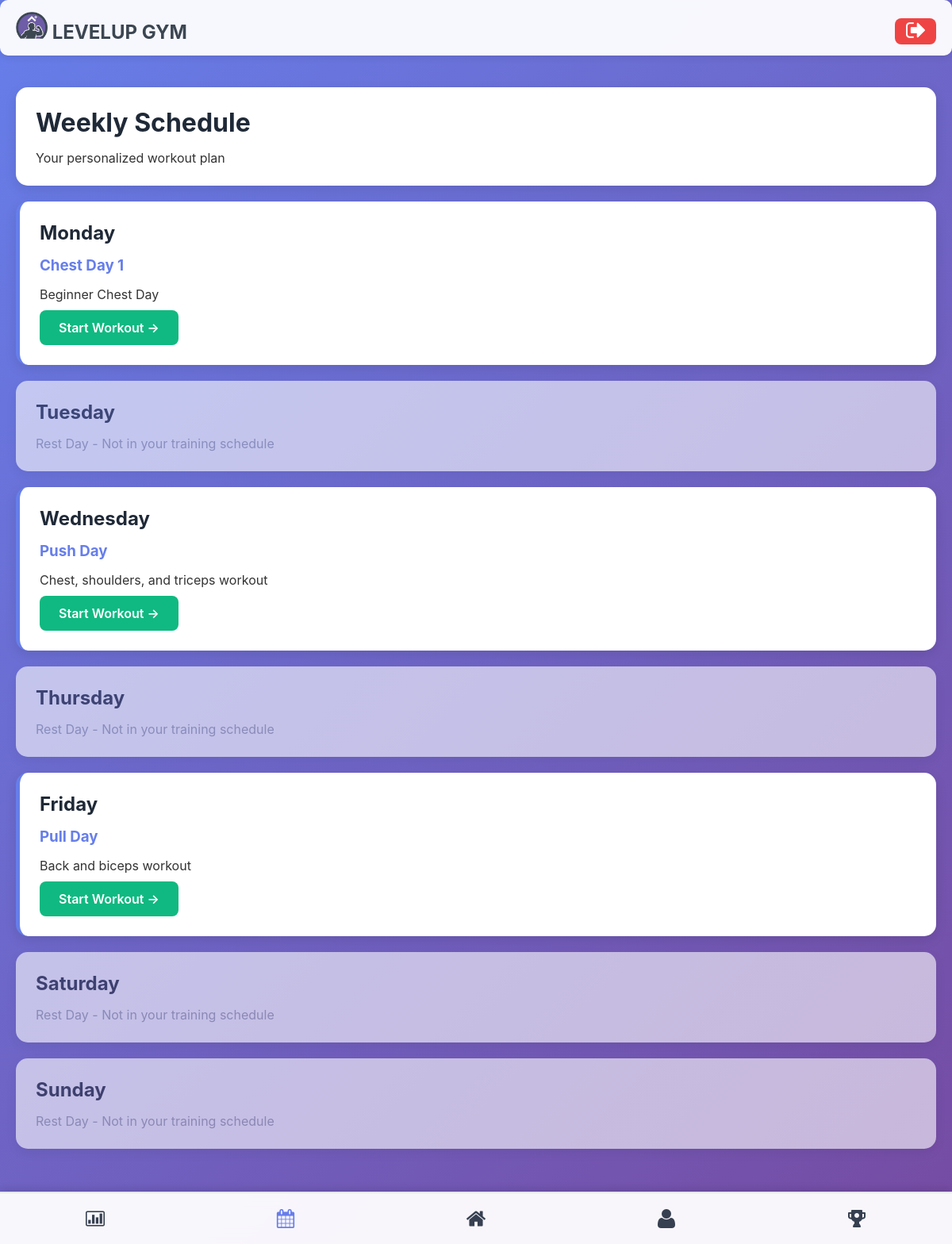
The page /schedule (signed in) on the database its author committed.
### tables this page shows
CREATE TABLE routines (
                routine_id INTEGER PRIMARY KEY AUTOINCREMENT,
                routine_name TEXT NOT NULL,
                description TEXT,
                created_by TEXT,
                created_date DATETIME DEFAULT CURRENT_TIMESTAMP,
                is_active BOOLEAN DEFAULT 1
            );

### main.py (the view)
@app.route('/schedule')
@login_required
def schedule():
    client_id = session['client_id']
    client = Client.get_by_id(client_id)
    weekly_schedule = client.get_weekly_schedule()
    availability = client.get_availability()
    all_days = ['Monday', 'Tuesday', 'Wednesday', 'Thursday', 'Friday', 'Saturday', 'Sunday']
    session_ctrl = WorkoutSessionController()
    today = date.today().strftime('%Y-%m-%d')
    for day, routine_info in weekly_schedule.items():
        routine_id = routine_info['routine_id']
        session_data = session_ctrl._get_session(client_id, routine_id, today)
        if session_data:
            routine_info['status'] = session_data['status']
        else:
            routine_info['status'] = 'not_started'
    return render_template(
        'schedule.html',
        schedule=weekly_schedule,  # renamed variable
        all_days=all_days,
        availability=availability
    )

### controllers/workout_session_controller.py (called while the page is built)
    def _get_session(self, client_id, routine_id, workout_date):
        query = '''
            SELECT * FROM workout_sessions
            WHERE client_id=? AND routine_id=? AND workout_date=?
        '''
        result = self.db.execute_query(query, (client_id, routine_id, workout_date))
        return dict(result[0]) if result else None

### database/db_manager.py (called while the page is built)
    def connect(self):
        self.conn = sqlite3.connect(self.db_name)
        self.conn.row_factory = sqlite3.Row  # Access columns by name
        self.cursor = self.conn.cursor()

    def disconnect(self):
        if self.conn:
            self.conn.close()

    def execute_query(self, query, params=None):
        self.connect()
        if params:
            self.cursor.execute(query, params)
        else:
            self.cursor.execute(query)
        results = self.cursor.fetchall()
        self.disconnect()
        return results

### main.py (called while the page is built)
def login_required(f):
    @wraps(f)
    def decorated_function(*args, **kwargs):
        if 'client_id' not in session:
            return redirect(url_for('login'))
        return f(*args, **kwargs)
    return decorated_function

### models/client.py (called while the page is built)
    def get_availability(self):
        db = DatabaseManager()
        query = '''
            SELECT day_of_week FROM client_availability
            WHERE client_id=? AND is_available=1
        '''
        results = db.execute_query(query, (self.client_id,))
        return [row['day_of_week'] for row in results]

    def get_weekly_schedule(self):
        db = DatabaseManager()
        query = '''
            SELECT ra.day_of_week, r.routine_id, r.routine_name, r.description
            FROM routine_assignments ra
            JOIN routines r ON ra.routine_id = r.routine_id
            WHERE ra.client_id=? AND ra.is_active=1
        '''
        results = db.execute_query(query, (self.client_id,))
        return {row['day_of_week']: dict(row) for row in results}

### templates/schedule.html (shortened to what this page needs)
{% extends "base.html" %}
{% block content %}
<div class="card">
    <h1>Weekly Schedule</h1>
    <p>Your personalized workout plan</p>
</div>
{% for day in all_days %}
<div class="card" style="{% if day in schedule %}border-left: 5px solid #667eea;{% else %}opacity: 0.6;{% endif %}">
    <h2>{{ day }}</h2>
    {% if day in schedule %}
        <h3 style="color: #667eea;">{{ schedule[day].routine_name }}</h3>
        <p>{{ schedule[day].description or 'No description' }}</p>
        {% set status = schedule[day].status if 'status' in schedule[day] else 'not_started' %}
        {% if status == 'completed' %}
        <span style="color: #6b7280; font-weight:bold;"><a href="{{ url_for('workout', routine_id=schedule[day].routine_id) }}" class="btn btn-disabled" style="margin-top: 10px;">
            Workout Completed
        </a></span>
        {% elif status == 'in_progress' %}
        <span style="color:#fbbf24; font-weight:bold;">
            <a href="{{ url_for('workout', routine_id=schedule[day].routine_id) }}" class="btn btn-progress" style="margin-top: 10px;">
            Continue Workout →
        </a></span>
        {% else %}
        <a href="{{ url_for('workout', routine_id=schedule[day].routine_id) }}" class="btn btn-success" style="margin-top: 10px;">
            Start Workout →
        </a>
        {% endif %}
    {% elif day in availability %}
        <p style="color: #6b7280;">No routine assigned yet</p>
    {% else %}
        <p style="color: #9ca3af;">Rest Day - Not in your training schedule</p>
    {% endif %}
</div>
{% endfor %}
{% endblock %}

### templates/base.html (style rules this page uses)
* { margin: 0; padding: 0; box-sizing: border-box; }
body { font-family: -apple-system, BlinkMacSystemFont, 'Segoe UI', Roboto, Oxygen, Ubuntu, Cantarell, sans-serif; background: linear-gradient(135deg, #667eea 0%, #764ba2 100%); min-height: 100vh; color: #333; padding-bottom: 80px; }
.card { background: white; border-radius: 15px; padding: 25px; margin-bottom: 20px; box-shadow: 0 5px 15px rgba(0,0,0,0.1); }
.btn { display: inline-block; padding: 12px 24px; border-radius: 8px; text-decoration: none; font-weight: 600; transition: all 0.3s; border: none; cursor: pointer; font-size: 16px; }
.btn-success { background: #10b981; color: white; }
h1, h2, h3 { color: #1f2937; margin-bottom: 15px; }

### rows shown on the page
routines: routine_name "Chest Day 1", description "Beginner Chest Day"
routines: routine_name "Push Day", description "Chest, shoulders, and triceps workout"
routines: routine_name "Pull Day", description "Back and biceps workout"

### other values the page prints
{{ day }} "Monday" "Tuesday" "Wednesday" "Thursday" "Friday" "Saturday" "Sunday"
